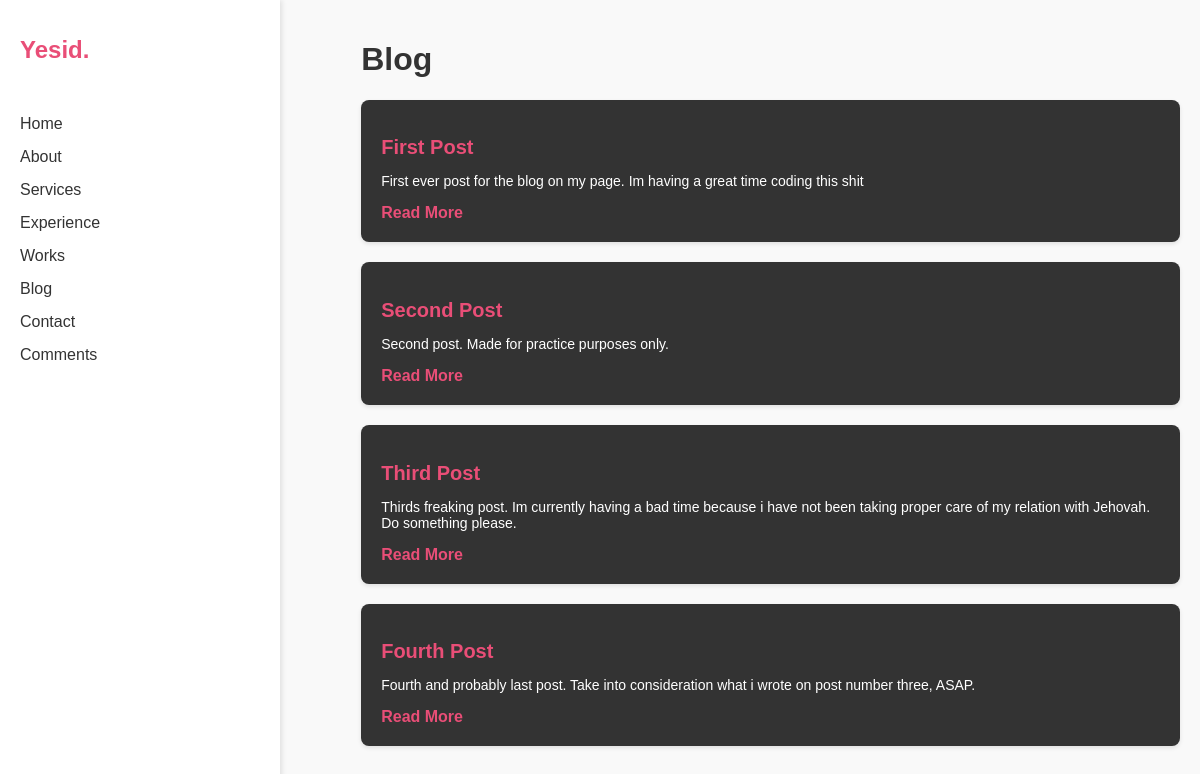
Page /home/blog/ on the earlier database version.
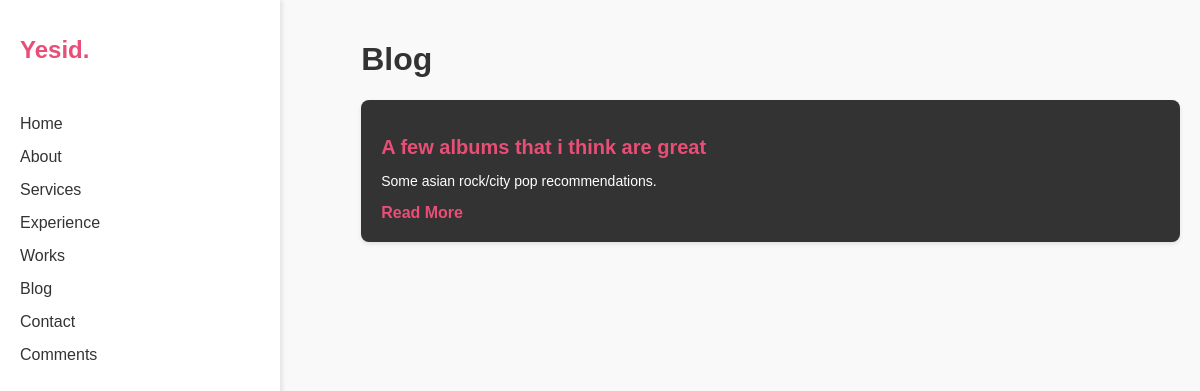
Same page on the later database version.
### home/models.py (models this page shows)
class Blog_Post(models.Model):
    title = models.CharField(max_length=400)
    author = models.CharField(max_length=510)
    date = models.DateField()
    postBody = models.CharField(max_length=10000)
    summary = models.CharField(max_length=200)

### home/views.py (the view)
# urls.py: path('home/blog/', views.blog, name='blog'),
def blog(request):
    myposts = Blog_Post.objects.all().values()
    template = loader.get_template('blog.html')
    context = {
        'myposts' : myposts,
    }
    return HttpResponse(template.render(context, request))

### home/templates/blog.html (shortened to what this page needs)
{% extends "base.html" %}
{% block content %}
<!DOCTYPE html>
<html lang="en">
<head>
</head>
<body>
    <div class="content">
        <h1 id="main_header">Blog</h1>
        <div class="blog-section">
            {% for post in myposts %}
                <div class="blog-item">
                    <h2>{{post.title}}</h2>
                    <p>{{post.summary}} </p>
                    <a href="/home/blog/{{post.id}}">Read More</a>
                </div>
            {% endfor %}
        </div>
    </div>
</body>
</html>
{% endblock %}

### home/templates/base.html (shortened to what this page needs)
<!DOCTYPE html>
<html lang="en">
<head>
</head>
<body>
    <div class="sidebar">
        <h1>Yesid.</h1>
        <ul>
            <li><a href="/home">Home</a></li>
            <li><a href="/home/about">About</a></li>
            <li><a href="/home/services">Services</a></li>
            <li><a href="/home/experience">Experience</a></li>
            <li><a href="/home/works">Works</a></li>
            <li><a href="/home/blog">Blog</a></li>
            <li><a href="/home/contact">Contact</a></li>
            <li><a href="/home/comments">Comments</a></li>
        </ul>
    </div>
    {% block content %}
    {% endblock %}
</body>
</html>

### home/templates/base.html (style rules this page uses)
body { margin: 0; font-family: Arial, sans-serif; background-color: #f9f9f9; color: #333; display: flex; height: 100vh; }
.sidebar { width: 20%; background-color: #fff; box-shadow: 2px 0 5px rgba(0, 0, 0, 0.1); display: flex; flex-direction: column; padding: 20px; position: fixed; height: 100%; }
.sidebar h1 { font-size: 24px; margin-bottom: 20px; color: #e94e77; }
.sidebar ul { list-style: none; padding: 0; }
.sidebar ul li { margin: 15px 0; }
.sidebar ul li a { text-decoration: none; color: #333; font-size: 16px; }

### home/templates/blog.html (style rules this page uses)
#main_header { margin-left: 11%; }
.content { flex: 1; margin-left: 20%; padding: 20px; }
.blog-section { display: flex; flex-direction: column; gap: 20px; }
.blog-item { background-color: #333; box-shadow: 0 2px 4px rgba(0, 0, 0, 0.1); border-radius: 8px; padding: 20px; margin-left: 11%; transition: transform 0.3s; }
.blog-item h2 { font-size: 20px; color: #e94e77; margin-bottom: 10px; }
.blog-item p { font-size: 14px; color: #ffffff; margin-bottom: 15px; }
.blog-item a { text-decoration: none; color: #e94e77; font-weight: bold; }

Differences in the rows shown:
removed Blog_Post: title "First Post", summary "First ever post for the blog on my page. Im having a great time coding this shit"
removed Blog_Post: title "Second Post", summary "Second post. Made for practice purposes only."
removed Blog_Post: title "Third Post", summary "Thirds freaking post. Im currently having a bad time because i have not been taking proper care of my relation with Jehovah. Do something please."
removed Blog_Post: title "Fourth Post", summary "Fourth and probably last post. Take into consideration what i wrote on post number three, ASAP."
added Blog_Post: title "A few albums that i think are great", summary "Some asian rock/city pop recommendations."
